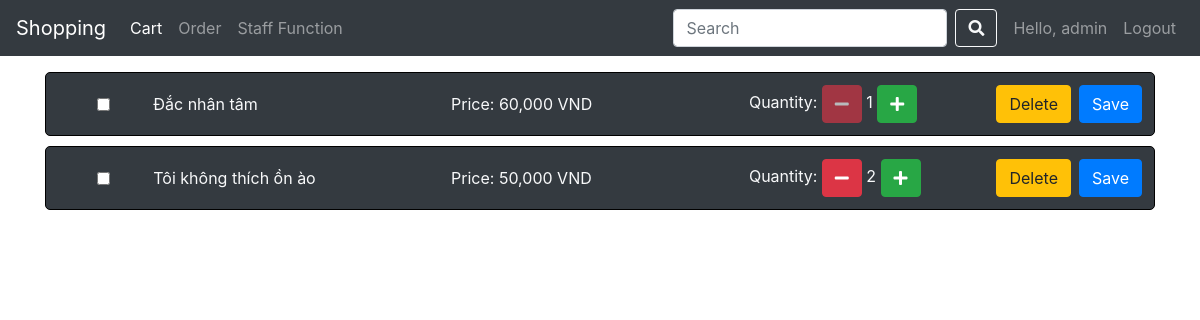
The app's page /cart/ (signed in) with its own data.
### business/models.py (models this page shows, shortened)
class CartItem(models.Model):
  item = models.ForeignKey(Item, on_delete=models.CASCADE)
  quantity = models.PositiveIntegerField()
  cart = models.ForeignKey(Cart, related_name="bookItems", on_delete=models.CASCADE)
  order = models.ForeignKey(Order, related_name="orderItems", on_delete=models.CASCADE, blank=True, null=True)

class Item(models.Model):
  name = models.CharField(max_length=100)
  brand = models.CharField(max_length=50)
  cost = models.FloatField()
  remaining_quantity = models.PositiveIntegerField()
  des = models.TextField()
  category = models.ForeignKey(Category, related_name="category_items", on_delete=models.CASCADE)
  image = models.ImageField(null=True)

### business/views.py (the view)
# urls.py: path("cart/", views.cart, name="cart"),
@login_required
def cart(request):
  customer = Customer.objects.filter(user=request.user).first()
  cart = Cart.objects.filter(customer=customer).first()
  if cart is None:
    cartItems = []
  else :
    cartItems = cart.bookItems.all().filter(order__isnull=True)
  context = {
    "cart": cart,
    "cartItems": cartItems,
  }
  return render(request, "cart.html", context)

### templates/cart.html (shortened to what this page needs)
{% extends "base.html" %}
{% load static %}
{% load humanize %}
{% block css %}
<link rel="stylesheet" href="{% static 'mycss/style.css' %}" />
{% endblock %}
{% block content %}
<div class="cart-items container my-3">
  {% for cartItem in cartItems %}
  <div class="item bg-dark text-light p-2" id="item-{{ cartItem.pk }}">
    <input data-no='{{ forloop.counter }}' class='dp-cb checkbox block' type='checkbox'>
    <div class="item-name item-in">{{ cartItem.item.name }}</div>
    <div class="item-price item-in">Price: {{ cartItem.item.cost|floatformat:0|intcomma }} VND</div>
    <div>
      <span class="item-quantity">Quantity: </span>
      {% if cartItem.quantity > 1 %}
      <button class="btn-minus btn btn-danger" type="button" data-no="{{ forloop.counter }}">
        <i class="fas fa-minus"></i>
      </button>
      {% else %}
      <button
        class="btn-minus btn btn-danger"
        type="button"
        data-no="{{ forloop.counter }}"
        disabled
      >
        <i class="fas fa-minus"></i>
      </button>
      {% endif %}
      <label
        for="inpquantity{{ forloop.counter }}"
        class="lbl-quantity{{ forloop.counter }}"
      >
        {{ cartItem.quantity }}
      </label>
      <button class="btn-plus btn btn-success" type="button" data-no="{{ forloop.counter }}">
        <i class="fas fa-plus"></i>
      </button>
    </div>
    <div class="line-item-action d-flex justify-content-end">
      <form method="post" class="delete-form d-inline mf-{{ forloop.counter }} d-inline">
        <input type="submit" name="delete" value="Delete" class="btn btn-warning m-1">
      </form>
      <form method="post" class="modify-form d-inline mf-{{ forloop.counter }}">
        <input type="submit" value="Save" class="btn btn-primary m-1">
      </form>
    </div>
  </div>
  {% empty %}
    <h5>No booked item yet.</h5>
  {% endfor %}
</div>
{% endblock %}

### templates/base.html (shortened to what this page needs)
<!DOCTYPE html>
<html lang="en">
<head>
  {% load static %}
  {% load humanize %}
  <link rel="stylesheet" href="{% static 'bootstrap/css/bootstrap.min.css' %}">
  <link rel="stylesheet" href="{% static 'fontawesome-free-5.13.0-web/css/all.min.css' %}">
  {% block css %}
  {% endblock %}
</head>
<body>
  <header>
    <nav class="navbar navbar-expand-lg navbar-dark bg-dark">
      <a class="navbar-brand" href="{% url 'home' %}">Shopping</a>
      <div class="collapse navbar-collapse" id="navbarNavAltMarkup">
        <div class="navbar-nav">
          <a class="nav-item nav-link" id="nav-cart" href="{% url 'cart' %}">Cart</a>
          <a class="nav-item nav-link" id="nav-order" href="{% url 'orderView' %}">Order</a>
          {% if request.user.is_staff %}
          <a class="nav-item nav-link" id="nav-staff" href="{% url 'staff_home' %}">Staff Function</a>
          {% endif %}
        </div>
        <div class="navbar-nav ml-auto">
          <form class="form-inline my-2 my-lg-0 mx-2" action="{% url 'search' %}" method="GET">
            <input class="form-control mr-sm-2" type="search" placeholder="Search" name="search_data" aria-label="Search" value="{{ search_data }}">
            <button class="btn btn-outline-light my-2 my-sm-0" type="submit"><i class="fas fa-search"></i></button>
          </form>
          {% if user.is_anonymous %}
          <a class="nav-item nav-link nav-user">Hello, Anonymous user</a>
          <a class="nav-item nav-link nav-func" href="{% url 'login'%}">Login</a>
          {% elif not user.is_anonymous %}
          <a class="nav-item nav-link nav-user" id="nav-account" href="{% url 'myAccount' %}">Hello, {{ user }}</a>
          {% endif %}
          {% if not user.is_anonymous%}
          <a class="nav-item nav-link nav-func" href="{% url 'logout'%}">Logout</a>
          {% endif %}
        </div>
      </div>
    </nav>
  </header>
  <main class="">
    {% block content %}
    {% endblock %}
  </main>
</body>
</html>

### static/mycss/style.css (style rules this page uses)
input { border: 1px solid white; padding: 5px 10px; }
.item { border: 1px black solid; display: grid; grid-template-columns: 1fr 3fr 3fr 2fr 2fr; padding: 10px 5px; margin-bottom: 10px; }

### templates/cart.html (style rules this page uses)
.item { border-radius: 5px; align-items: center; }
.item-in { align-items: center; }

### records on screen
CartItem: item.name "Đắc nhân tâm", item.cost "60,000", quantity "1"
CartItem: item.name "Tôi không thích ồn ào", item.cost "50,000", quantity "2"

### other values on screen
{{ user }} "admin"
